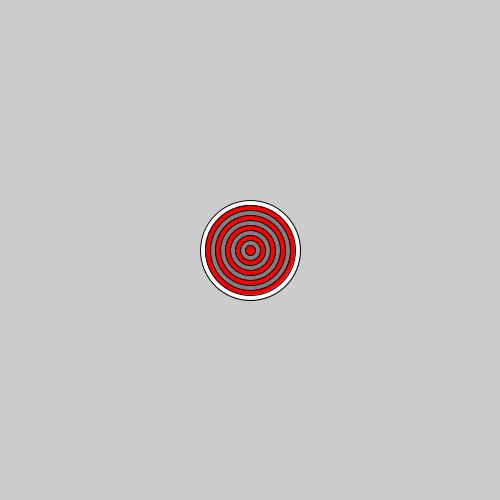
Frame 1 (no input)
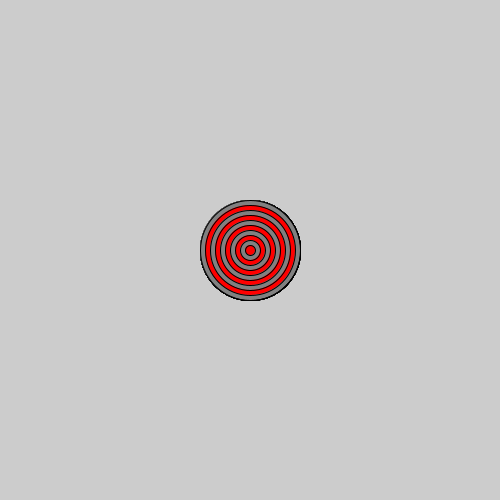
Frame 60 (the mouse pressed at the canvas centre just before this capture)
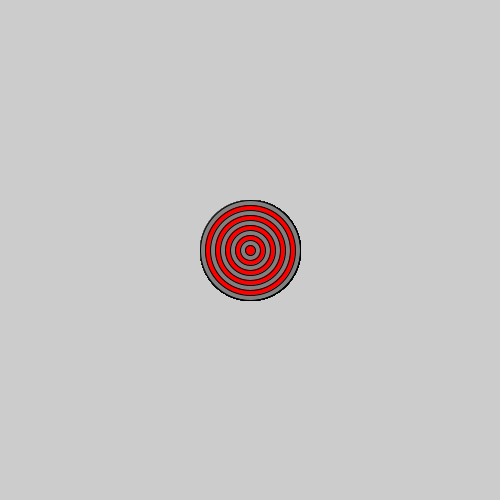
Frame 120 (the mouse held since frame 60 and released just before this capture)

The Processing sketch that drew these frames (run headless with seeded random() and noise(); from frame 60 on, the mouse is pressed at the canvas centre):

// Processing sketch: Bullseye
// ── Bullseye.pde
void setup() {
  size(500, 500);
}
void draw() {
  for (int i= 10; i>=1; i--) {
    ellipse(250, 250, i*10, i*10);

    if (i %2==0) {
      fill(255, 0, 0);
    } else {
      fill(128, 128, 128);
    }
  }
}
